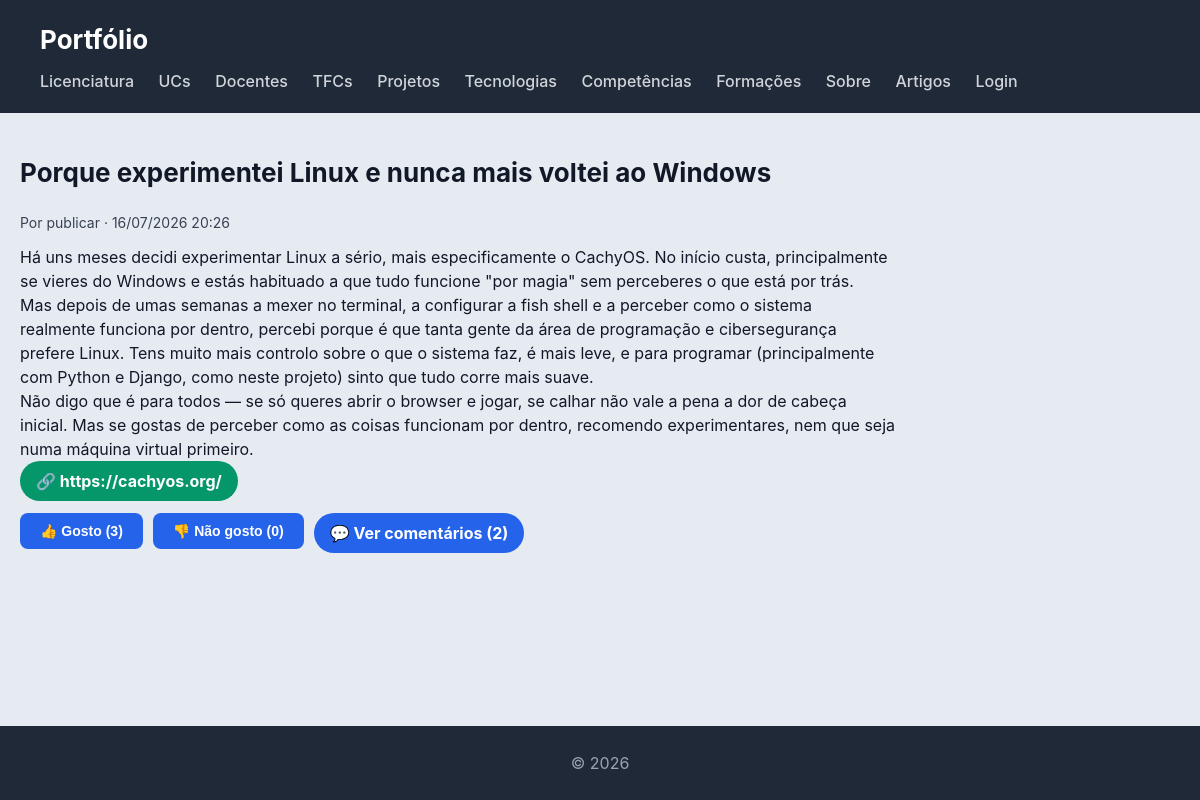
The app's page /artigos/1/ with its own data.
### artigos/models.py (models this page shows, shortened)
class Artigo(models.Model):
    titulo = models.CharField(max_length=200)
    texto = models.TextField()
    fotografia = models.ImageField(upload_to="artigos/", blank=True, null=True)
    link_externo = models.URLField(blank=True)
    data_criacao = models.DateTimeField(auto_now_add=True)
    autor = models.ForeignKey(User, on_delete=models.CASCADE, related_name="artigos")
    likes = models.IntegerField(default=0)
    dislikes = models.IntegerField(default=0)

### artigos/views.py (the view)
# urls.py: path("<int:id>/", views.artigo_view, name="artigo_view"),
def artigo_view(request, id):
    artigo = get_object_or_404(Artigo, id=id)
    comentarios = artigo.comentarios.select_related("autor").order_by("-data_criacao")
    if request.method == "POST" and request.user.is_authenticated:
        form = ComentarioForm(request.POST)
        if form.is_valid():
            comentario = form.save(commit=False)
            comentario.artigo = artigo
            comentario.autor = request.user
            comentario.save()
            return redirect("artigo_view", id=artigo.id)
    else:
        form = ComentarioForm()
    pode_editar = request.user.is_authenticated and request.user == artigo.autor
    return render(request, "artigos/artigo_detail.html", {
        "artigo": artigo,
        "comentarios": comentarios,
        "form": form,
        "pode_editar": pode_editar,
    })

### portfolio/context_processors.py (called while the page is built)
def is_gestor(request):
    context = {"is_gestor": False, "is_autor": False}
    if request.user.is_authenticated:
        context["is_gestor"] = request.user.groups.filter(name="gestor-portfolio").exists()
        context["is_autor"] = request.user.groups.filter(name="autores").exists()
    return context

### artigos/templates/artigos/artigo_detail.html (shortened to what this page needs)
{% extends "portfolio/base.html" %}
{% block content %}
<article>
    <header>
        <h2>{{ artigo.titulo }}</h2>
        <p>Por {{ artigo.autor.username }} · {{ artigo.data_criacao|date:"d/m/Y H:i" }}</p>
    </header>
    <p>{{ artigo.texto|linebreaks }}</p>
    {% if artigo.link_externo %}
    <p>
        <a href="{{ artigo.link_externo }}" target="_blank" style="display:inline-block; background:#059669; color:white; padding:8px 16px; border-radius:20px; font-weight:bold; text-decoration:none;">
            🔗 {{ artigo.link_externo }}
        </a>
    </p>
    {% endif %}
    <div style="display:flex; gap:10px; flex-wrap:wrap; align-items:flex-start; margin-top:12px;">
        <form method="post" action="{% url 'like_view' artigo.id %}">
            <button type="submit">👍 Gosto ({{ artigo.likes }})</button>
        </form>
        <form method="post" action="{% url 'dislike_view' artigo.id %}">
            <button type="submit">👎 Não gosto ({{ artigo.dislikes }})</button>
        </form>
        <details>
            <summary style="cursor:pointer; display:inline-block; background:#2563eb; color:white; padding:8px 16px; border-radius:20px; font-weight:bold; list-style:none;">
                💬 Ver comentários ({{ comentarios.count }})
            </summary>
        </details>
    </div>
</article>
{% endblock %}

### portfolio/static/portfolio/styles.css (style rules this page uses)
* { box-sizing: border-box; margin: 0; padding: 0; }
html, body { height: 100%; }
body { font-family: "Inter", "Segoe UI", system-ui, -apple-system, sans-serif; background: #e6ebf2; color: #111827; line-height: 1.5; display: flex; flex-direction: column; }
h2 { margin-bottom: 20px; font-size: 26px; }
article > header { margin-bottom: 12px; }
article > header > p { font-size: 14px; color: #374151; }
form button { background: #2563eb; color: white; border: none; padding: 10px 20px; border-radius: 8px; font-size: 14px; font-weight: 600; cursor: pointer; }

### records on screen
Artigo: titulo "Porque experimentei Linux e nunca mais voltei ao Windows", autor.username "publicar", data_criacao "16/07/2026 20:26", texto "Há uns meses decidi experimentar Linux a sério, mais especificamente o CachyOS. No início custa, principalmente se vieres do Windows e estás habituado a que tudo funcione \"por magia\" sem perceberes o que está por trás. Mas depois de umas semanas a mexer no terminal, a configurar a fish shell e a perceber como o sistema realmente funciona por dentro, percebi porque é que tanta gente da área de programação e cibersegurança prefere Linux. Tens muito mais controlo sobre o que o sistema faz, é mais leve, e para programar (principalmente com Python e Django, como neste projeto) sinto que tudo corre mais suave. Não digo que é para todos — se só queres abrir o browser e jogar, se calhar não vale a…", link_externo "https://cachyos.org/", likes "3", dislikes "0"

### other values on screen
{{ comentarios.count }} "2"
